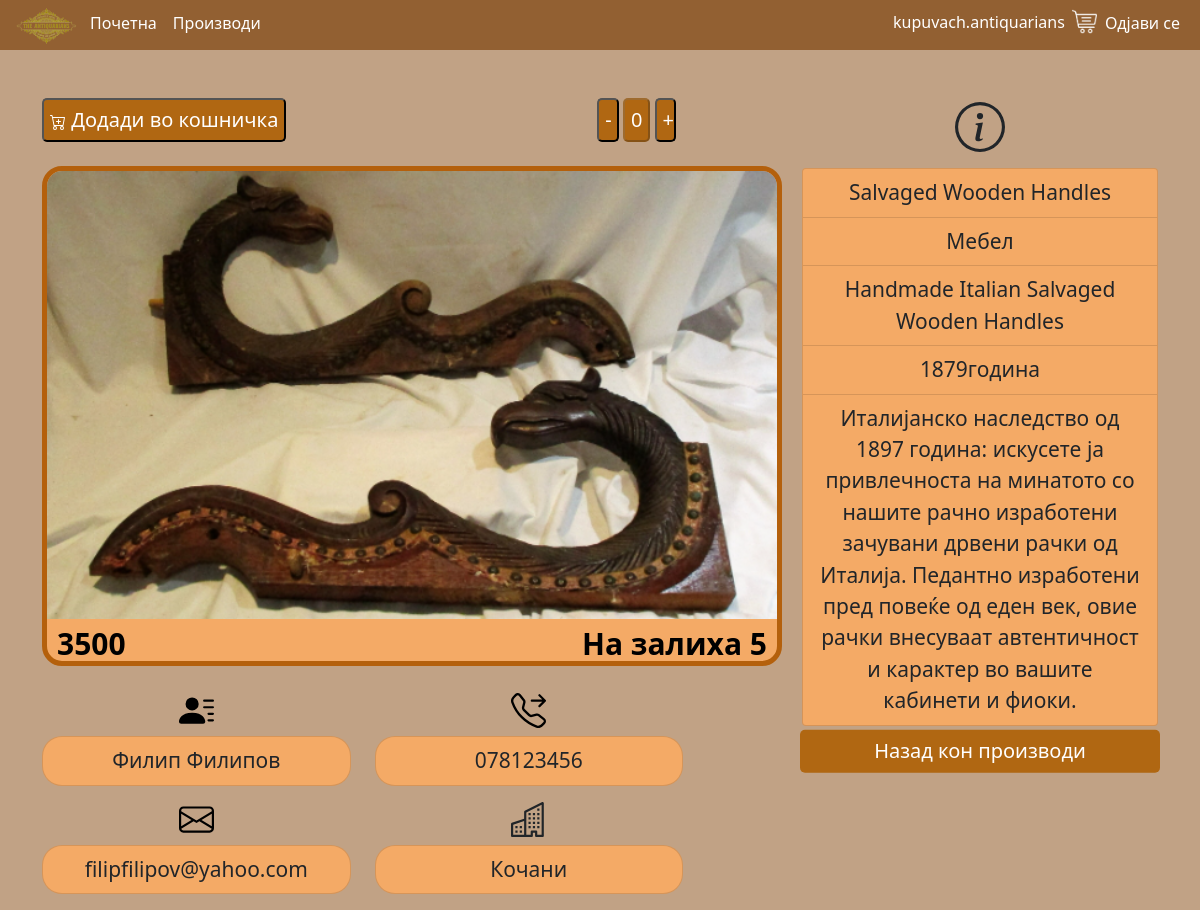
Page /product_details/12 (signed in) on the committed database.
### The_Antiquarians_app/models.py (models this page shows, shortened)
class Product(models.Model):
    CATEGORY = [
        ('Мебел', 'Мебел'),
        ('Накит', 'Накит'),
        ('Часовници', 'Часовници'),
        ('Кујнски прибор', 'Кујнски прибор'),
        ('Декоративни работи', 'Декоративни работи'),
        ('Интериор', 'Интериор'),
        ('Музички инструменти', 'Музички инструменти'),
        ('Играчки', 'Играчки'),
        ('Текстил', 'Текстил'),
    ]
    seller_name_and_surname = models.CharField(max_length=100, null=True, blank=True)
    seller_city = models.CharField(max_length=100, null=True, blank=True)
    seller_email = models.CharField(max_length=100, null=True, blank=True)
    seller_phone_number = models.CharField(max_length=100, null=True, blank=True)
    name = models.CharField(max_length=100, null=False, blank=False)
    price = models.IntegerField(null=False, blank=False)
    quantity = models.IntegerField(null=False, blank=False)
    year = models.IntegerField(null=False, blank=False)
    category = models.CharField(max_length=255, null=False, blank=False, choices=CATEGORY)
    model = models.CharField(max_length=255, null=False, blank=False)
    image = models.ImageField(upload_to="The_Antiquarians_app/static/images/images")
    description = models.TextField(max_length=500)
    @property
    def imageURL(self):
        try:
            url = self.image.url
        except:
            url = ''
        return url

### The_Antiquarians_app/views.py (the view, shortened to what this page needs)
# urls.py: path('product_details/<int:id>', product_details, name="product_details"),
def product_details(request, id=0):
    antique_item = Product.objects.get(pk=id)
    quantity = request.session.get('quantity', 0)
    context = {
        'antique_item': antique_item,
        'quantity': quantity,
    }
    return render(request, 'product_details.html', context)

### The_Antiquarians_app/templates/product_details.html (shortened to what this page needs)
{% extends 'main.html' %}
{% load static %}
{% block content %}
    <html lang="en">
    <head>
    </head>
    <body>
    <div class="container mt-5">
        <div class="row d-flex justify-content-between">
            <div class="col-lg-7 col-md-12">
                <div class="mb-4 d-flex justify-content-between">
                    <form method="POST" action="{% url 'add_to_shopping_cart'%}">
                        <button class="btn-product-details text-white" type="submit">
                            Додади во кошничка
                        </button>
                    </form>
                    <div>
                        <form method="POST" action="{% url 'product_details' antique_item.id %}">
                            <button class="btn-product-details text-white" style="width: 25%;" type="submit"
                                    name="decrease_quantity">
                                -
                            </button>
                            <button class="btn-product-details text-white" type="submit" disabled>
                                {{ quantity }}
                            </button>
                            <button class="btn-product-details text-white" style="width: 25%" type="submit"
                                    name="increase_quantity">
                                +
                            </button>
                        </form>
                    </div>
                </div>
                <div class="col-md-6 mb-4 ">
                    <div class="image-container product-details-container">
                        <img src="{{ antique_item.imageURL }}" alt="Image" class="custom-image w-100 img-fluid">
                        <div class="text-overlay">
                            <div class="text-row">
                                <p class="second-sentence">{{ antique_item.price }}</p>
                                <p class="first-sentence">На залиха {{ antique_item.quantity }}</p>
                            </div>
                        </div>
                    </div>
                </div>
                <div class="row">
                    <div class="col-6 d-flex flex-column align-items-center">
                        <p class="list-group-item product-manufacturer-info w-100">{{ antique_item.seller_name_and_surname }}</p>
                    </div>
                    <div class="col-6 d-flex flex-column align-items-center">
                        <p class="list-group-item product-manufacturer-info w-100">{{ antique_item.seller_phone_number }}</p>
                    </div>
                    <div class="col-6 d-flex flex-column align-items-center">
                        <p class="list-group-item product-manufacturer-info w-100">{{ antique_item.seller_email }}</p>
                    </div>
                    <div class="col-6 d-flex flex-column align-items-center">
                        <p class="list-group-item product-manufacturer-info w-100">{{ antique_item.seller_city }}</p>
                    </div>
                </div>
            </div>
            <div class="col-lg-4 col-md-12">
                <div class="mt-1">
                    <p class="text-center">
                    </p>
                    <ul class="list-group text-center">
                        <li class="list-group-item product-description" data-bs-toggle="tooltip"
                            data-bs-placement="top" title="Целосно име">
                            {{ antique_item.name }}
                        </li>
                        <li class="list-group-item product-description" data-bs-toggle="tooltip"
                            data-bs-placement="top" title="Категорија">
                            {{ antique_item.category }}
                        </li>
                        <li class="list-group-item product-description" data-bs-toggle="tooltip"
                            data-bs-placement="top" title="Модел">
                            {{ antique_item.model }}
                        </li>
                        <li class="list-group-item product-description" data-bs-toggle="tooltip"
                            data-bs-placement="top" title="Година произведено">
                            {{ antique_item.year }}година
                        </li>
                        <li class="list-group-item product-description" data-bs-toggle="tooltip"
                            data-bs-placement="top" title="Опис">
                            {{ antique_item.description }}
                        </li>
                    </ul>
                </div>
                <div class="row">
                    <div class="col-12 p-0">
                        <div class="text-overlay">
                            <div class="text-row">
                                <a class="btn-prod-det-back text-white w-100" href="{% url 'products' %}">
                                    Назад кон производи
                                </a>
                            </div>
                        </div>
                    </div>
                </div>
        </div>
    </div>
    </body>
    </html>
{% endblock content %}

### The_Antiquarians_app/templates/main.html (shortened to what this page needs)
<!DOCTYPE html>
{% load static %}
<html lang="en">
<head>
    <link rel="stylesheet" type="text/css" href="{% static 'css/main.css' %}">
    <link href="https://cdn.jsdelivr.net/npm/bootstrap@5.0.2/dist/css/bootstrap.min.css" rel="stylesheet"
>
</head>
<body>
<nav class="navbar-expand-lg navcolor">
    <div class="container-fluid">
        <div class="collapse navbar-collapse" id="navbarSupportedContent">
            <ul class="navbar-nav me-auto mb-3 mb-lg-0 leftsidenavbar">
                <li class="nav-item">
                    <img src="{% static 'images/logo.png' %}" style="width: 70px; height: 50px">
                </li>
                <li class="nav-item">
                    <a class="nav-link active text-white" aria-current="page" href="{% url 'home' %}">Почетна</a>
                </li>
                <li class="nav-item">
                    <a class="nav-link active text-white" aria-current="page" href="{% url 'products' %}">Производи</a>
                </li>
            </ul>
            <ul class="navbar-nav ml-5 mb-3 mt-1 mb-lg-0">
                {% if user.is_authenticated %}
                    <li class="nav-item navbarusername">
                        <p class="text-white">{{ request.user }}</p>
                    </li>
                    <li class="nav-item mt-1">
                        <a href="{% url 'shopping_cart' %}">
                            <img src="{% static 'images/shoppingcartlogo.png' %}"
                                 style="width: 1.563rem; height: 1.563rem;">
                        </a>
                    </li>
                {% endif %}
                {% if user.is_authenticated %}
                    <li class="nav-item">
                        <a class="nav-link active text-white" style="margin-top: -0.094rem" aria-current="page"
                           href="{% url 'logout_user' %}">Одјави се</a>
                    </li>
                {% else %}
                    <li class="nav-item">
                        <a class="nav-link active text-white" style="margin-top: -0.65rem" aria-current="page"
                           href="{% url 'login_page' %}">Најави се</a>
                    </li>
                {% endif %}
            </ul>
        </div>
    </div>
</nav>
<div>
    {% block content %}
    {% endblock content %}
</div>
</body>
</html>

### The_Antiquarians_app/static/css/main.css (style rules this page uses)
body { background-color: #c1a285 !important; }
.navcolor { background-color: #926032; }
.leftsidenavbar { align-items: baseline; }
.navbarusername { margin: 0.4rem 0.438rem 0 0.438rem; }
::placeholder { color: #a6750f !important; }
.image-container { position: relative; display: inline-block; width: 46.25rem; height: 31.25rem; background-color: #f4aa66; }
.custom-image { width: 90%; height: 90%; object-fit: cover; border-radius: 15px 15px 0px 0px; }
.text-overlay { bottom: 0; color: black; font-size: 1.563rem; text-align: center; padding: 0.625rem; transform: translate(0%, -10%); }
.text-row { display: flex; justify-content: space-between; }
.first-sentence { text-align: right; font-size: 1.875rem; font-weight: bolder; }
.second-sentence { text-align: left; font-size: 1.875rem; font-weight: bolder; }
.btn-product-details { background-color: #b06712 !important; border-radius: 0.313rem !important; font-size: 1.25rem !important; height: 2.7rem !important; }
.product-details-container { border-width: 0.313rem; border-style: solid; border-color: #b4600c; border-radius: 1.25rem; }
.product-description { background-color: #f4aa66 !important; font-size: 1.31rem; }
.product-manufacturer-info { background-color: #f4aa66 !important; font-size: 1.31rem !important; border-radius: 1.25rem !important; text-align: center; }
.btn-prod-det-back { display: flex; justify-content: center; align-items: center; text-decoration: none; background-color: #b06712 !important; border-radius: 0.313rem !important; font-size: 1.25rem !important; height: 2.7rem !important; }

### rows in the picture
Product: imageURL (picture), price "3500", quantity "5", seller_name_and_surname "Филип Филипов", seller_phone_number "078123456", seller_email "filipfilipov@yahoo.com", seller_city "Кочани", name "Salvaged Wooden Handles", category "Мебел", model "Handmade Italian Salvaged Wooden Handles", year "1879", description "Италијанско наследство од 1897 година: искусете ја привлечноста на минатото со нашите рачно изработени зачувани дрвени рачки од Италија. Педантно изработени пред повеќе од еден век, овие рачки внесуваат автентичност и карактер во вашите кабинети и фиоки."

### other values in the picture
{{ request.user }} "kupuvach.antiquarians"
{{ quantity }} "0"
